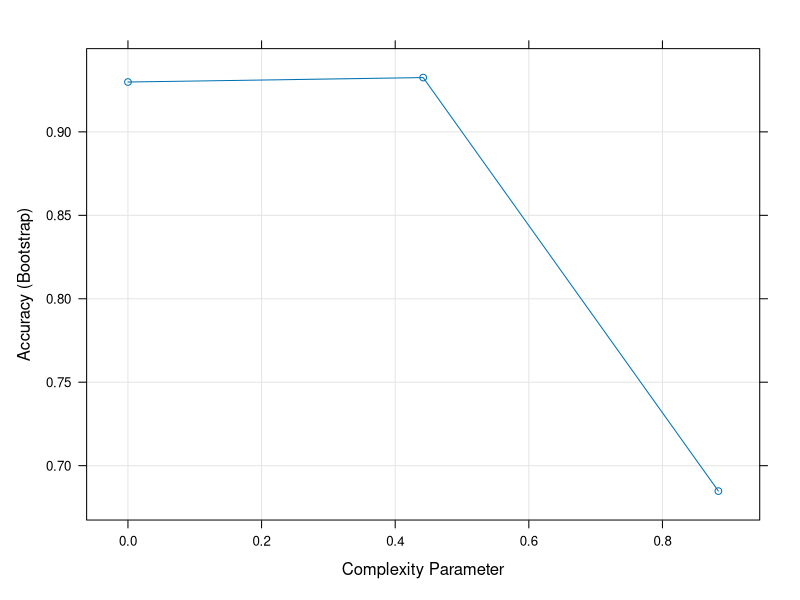

This figure's R source:
## ---- chunk 1
library(caret)
library(dplyr)
library(rpart)
library(ranger)
library(e1071)
## ---- chunk 2
#Here I set the random seed so I can reproduce all of the random subsetting
set.seed(11111)

#load the iris dataset
data(iris)

#select only "versicolor" and "virginica" species from data
#we need to recast Species as a factor to drop the "versicolor" level
iris2 <- iris %>% filter(Species %in% c("versicolor", "virginica")) %>% mutate(Species = factor(Species))

#confirm that we did the subsetting correct
summary(iris2)
## ---- chunk 3
#grab indices of the dataset that represent 85% of the data
trainingIndices <- createDataPartition(y = iris2$Species, p=.85,
                                       list=FALSE)

#show the first few training indices
trainingIndices[1:10]

#select the rows
trainData <- iris2[trainingIndices,]
#confirm the number of rows should be 80
nrow(trainData)

#build our test set using the R-indexing
#using the "-" operator
testData <- iris2[-trainingIndices,]

#confirm the number of rows (should be 20)
nrow(testData)
## ---- chunk 4
#train linear discriminant analysis method
ldaIris <- train(Species ~ Sepal.Width + Petal.Width, method= "lda", data=trainData)

#train classification and regression tree
cartIris <- train(Species ~ Sepal.Width + Petal.Width, method= "rpart", data=trainData)

#train randomForest
rfIris <- train(Species ~ Sepal.Width + Petal.Width, method= "ranger", data=trainData)
## ---- chunk 5
plot(cartIris)
## ---- chunk 6
#Predict species on test data
classPredLDA <- predict(ldaIris, newdata=testData)

#Compare predictions directly with the truth
data.frame(classPredLDA, truth=testData$Species)

#calculate confusion Matrix and other measures of accuracy
confMatLDA <- confusionMatrix(testData$Species, classPredLDA)

#Show everything from `confusionMatrix`
confMatLDA

#access confusion matrix directly
confMatLDA$table

#Show accuracy values
confMatLDA$overall

#Show class agreement values
confMatLDA$byClass
## ---- chunk 7
classPredCart <- predict(cartIris, newdata = testData)
classPredRF <- predict(rfIris, newdata = testData)

#compare all the predictions directly
#were there any rows where the predictions didn't match?
data.frame(truth=testData$Species, classPredLDA, classPredCart, classPredLDA)
## ---- chunk 8
confMatCart <- confusionMatrix(classPredCart, testData$Species)
confMatRF <- confusionMatrix(classPredRF, testData$Species)

accuracyComparison = rbind(LDA = confMatLDA$overall,
                       CART = confMatCart$overall,
                       RF = confMatCart$overall)

accuracyComparison
